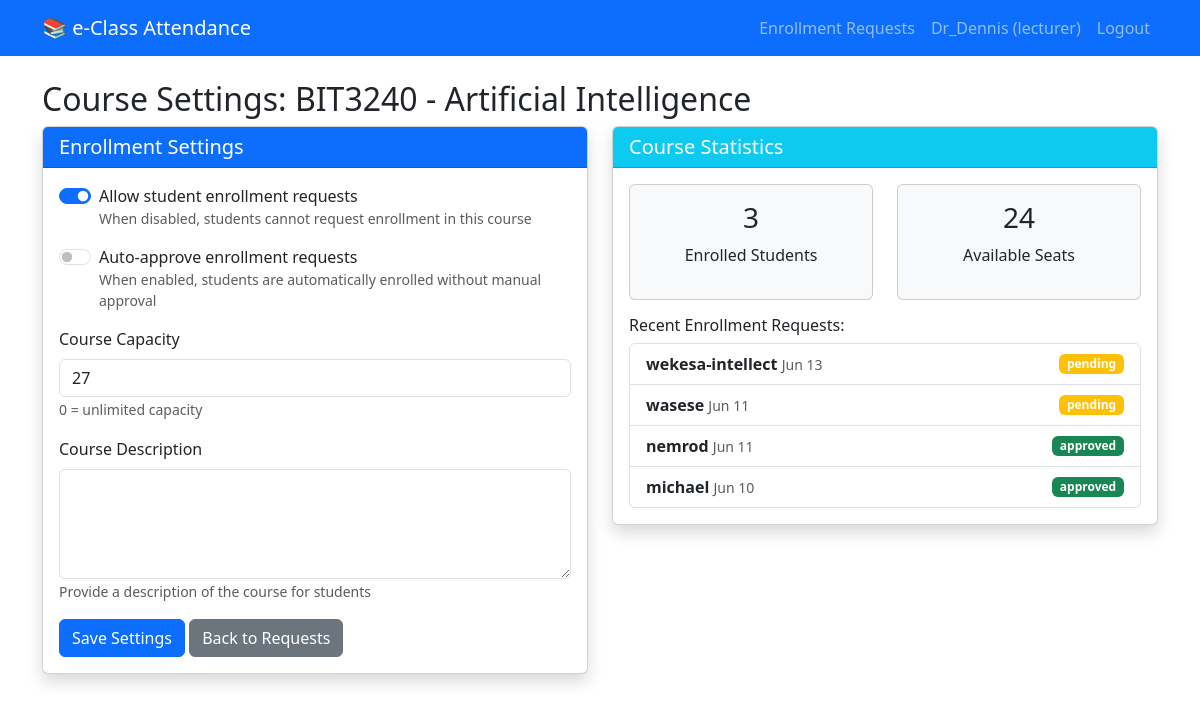
The page /course/2/settings/ (signed in) on the database its author committed.
### attendance/models.py (models this page shows, shortened)
class User(AbstractUser):
    ROLE_CHOICES = (
        ('student', 'Student'),
        ('lecturer', 'Lecturer'),
        ('admin', 'Faculty Admin'),
    )
    role = models.CharField(max_length=20, choices=ROLE_CHOICES, default='student')
    phone = models.CharField(max_length=15, blank=True)
    email = models.EmailField(blank=True, null=True)

class Course(models.Model):
    code = models.CharField(max_length=20, unique=True)
    name = models.CharField(max_length=100)
    lecturer = models.ForeignKey(User, on_delete=models.SET_NULL, null=True, limit_choices_to={'role': 'lecturer'})
    students = models.ManyToManyField(User, related_name='courses', limit_choices_to={'role': 'student'})
    enrollment_open = models.BooleanField(default=True)
    auto_approve = models.BooleanField(default=False)
    description = models.TextField(blank=True)
    capacity = models.PositiveIntegerField(default=0)
    prerequisites = models.ManyToManyField('self', symmetrical=False, blank=True)
    @property
    def available_seats(self):
        if self.capacity == 0:
            return 999
        return max(0, self.capacity - self.students.count())

class EnrollmentRequest(models.Model):
    STATUS_CHOICES = (
        ('pending', 'Pending'),
        ('approved', 'Approved'),
        ('rejected', 'Rejected'),
    )
    student = models.ForeignKey(User, on_delete=models.CASCADE, limit_choices_to={'role': 'student'}, related_name='enrollment_requests')
    course = models.ForeignKey(Course, on_delete=models.CASCADE, related_name='enrollment_requests')
    status = models.CharField(max_length=20, choices=STATUS_CHOICES, default='pending')
    requested_at = models.DateTimeField(auto_now_add=True)
    processed_at = models.DateTimeField(null=True, blank=True)
    processed_by = models.ForeignKey(User, on_delete=models.SET_NULL, null=True, blank=True, related_name='processed_enrollments')
    notes = models.TextField(blank=True)
    class Meta:
        unique_together = ('student', 'course')
        ordering = ['-requested_at']

### attendance/views.py (the view, shortened to what this page needs)
# urls.py: path('course/<int:course_id>/settings/', views.course_settings, name='course_settings'),
@login_required
def course_settings(request, course_id):
    if request.user.role != 'lecturer':
        messages.error(request, 'Access denied')
        return redirect('dashboard')
    course = get_object_or_404(Course, id=course_id, lecturer=request.user)
    context = {'course': course}
    return render(request, 'attendance/course_settings.html', context)

### attendance/templates/attendance/course_settings.html (shortened to what this page needs)
{% extends 'base.html' %}
{% block content %}
<h2>Course Settings: {{ course.code }} - {{ course.name }}</h2>
<div class="row">
    <div class="col-md-6">
        <div class="card shadow">
            <div class="card-header bg-primary text-white">
                <h5 class="mb-0">Enrollment Settings</h5>
            </div>
            <div class="card-body">
                <form method="post">
                    <div class="mb-3 form-check form-switch">
                        <input type="checkbox" class="form-check-input" id="enrollment_open"
                               name="enrollment_open" {% if course.enrollment_open %}checked{% endif %}>
                        <label class="form-check-label" for="enrollment_open">
                            Allow student enrollment requests
                        </label>
                        <small class="text-muted d-block">When disabled, students cannot request enrollment in this course</small>
                    </div>
                    <div class="mb-3 form-check form-switch">
                        <input type="checkbox" class="form-check-input" id="auto_approve"
                               name="auto_approve" {% if course.auto_approve %}checked{% endif %}>
                        <label class="form-check-label" for="auto_approve">
                            Auto-approve enrollment requests
                        </label>
                        <small class="text-muted d-block">When enabled, students are automatically enrolled without manual approval</small>
                    </div>
                    <div class="mb-3">
                        <label for="capacity" class="form-label">Course Capacity</label>
                        <input type="number" class="form-control" id="capacity" name="capacity"
                               value="{{ course.capacity }}" min="0">
                        <small class="text-muted">0 = unlimited capacity</small>
                    </div>
                    <div class="mb-3">
                        <label for="description" class="form-label">Course Description</label>
                        <textarea class="form-control" id="description" name="description" rows="4">{{ course.description }}</textarea>
                        <small class="text-muted">Provide a description of the course for students</small>
                    </div>
                    <button type="submit" class="btn btn-primary">
                         Save Settings
                    </button>
                    <a href="{% url 'manage_enrollments' %}" class="btn btn-secondary">
                         Back to Requests
                    </a>
                </form>
            </div>
        </div>
    </div>
    <div class="col-md-6">
        <div class="card shadow">
            <div class="card-header bg-info text-white">
                <h5 class="mb-0">Course Statistics</h5>
            </div>
            <div class="card-body">
                <div class="row text-center">
                    <div class="col-md-6">
                        <div class="card bg-light mb-3">
                            <div class="card-body">
                                <h3>{{ course.students.count }}</h3>
                                <p>Enrolled Students</p>
                            </div>
                        </div>
                    </div>
                    <div class="col-md-6">
                        <div class="card bg-light mb-3">
                            <div class="card-body">
                                <h3>{% if course.capacity > 0 %}{{ course.available_seats }}{% else %}∞{% endif %}</h3>
                                <p>Available Seats</p>
                            </div>
                        </div>
                    </div>
                </div>
                <h6>Recent Enrollment Requests:</h6>
                <div class="list-group">
                    {% for req in course.enrollment_requests.all|slice:":5" %}
                    <div class="list-group-item">
                        <div class="d-flex justify-content-between align-items-center">
                            <div>
                                <strong>{{ req.student.username }}</strong>
                                <small class="text-muted">{{ req.requested_at|date:"M d" }}</small>
                            </div>
                            <span class="badge {% if req.status == 'pending' %}bg-warning{% elif req.status == 'approved' %}bg-success{% else %}bg-danger{% endif %}">
                                {{ req.status }}
                            </span>
                        </div>
                    </div>
                    {% empty %}
                    <p class="text-muted">No enrollment requests yet</p>
                    {% endfor %}
                </div>
            </div>
        </div>
    </div>
</div>
{% endblock %}

### templates/base.html (shortened to what this page needs)
<!DOCTYPE html>
<html>
<head>
    <link href="https://cdn.jsdelivr.net/npm/bootstrap@5.3.0/dist/css/bootstrap.min.css" rel="stylesheet">
    {% load static %}
    <link rel="stylesheet" href="{% static 'css/admin.css' %}">
</head>
<body>
<nav class="navbar navbar-expand-lg navbar-dark bg-primary">
    <div class="container">
        <a class="navbar-brand" href="{% url 'dashboard' %}">📚 e-Class Attendance</a>
        <div class="collapse navbar-collapse" id="navbarNav">
            <ul class="navbar-nav ms-auto">
                {% if user.is_authenticated %}
                    {% if user.role == 'student' %}
                    <li class="nav-item">
                        <a class="nav-link" href="{% url 'browse_courses' %}">
                            <i class="fas fa-book"></i> Browse Courses
                        </a>
                    </li>
                    <li class="nav-item">
                        <a class="nav-link" href="{% url 'my_courses' %}">
                            <i class="fas fa-graduation-cap"></i> My Courses
                        </a>
                    </li>
                    {% elif user.role == 'lecturer' %}
                    <li class="nav-item">
                        <a class="nav-link" href="{% url 'manage_enrollments' %}">
                             Enrollment Requests
                        </a>
                    </li>
                    {% elif user.role == 'admin' %}
                    <li class="nav-item">
                        <a class="nav-link" href="{% url 'all_enrollments' %}">
                            <i class="fas fa-chart-line"></i> All Enrollments
                        </a>
                    </li>
                    {% endif %}
                    <li class="nav-item">
                        {% with role_label=user.role %}
                            <span class="nav-link">{{ user.username }} ({{ role_label }})</span>
                        {% endwith %}
                    </li>
                    <li class="nav-item">
                        <a class="nav-link" href="{% url 'logout' %}">
                             Logout
                        </a>
                    </li>
                {% endif %}
            </ul>
        </div>
    </div>
</nav>
<div class="container mt-4">
    {% block content %}{% endblock %}
</div>
</body>
</html>

### rows shown on the page
User: username "Dr_Dennis", role "lecturer"
Course: code "BIT3240", name "Artificial Intelligence", enrollment_open "☑", capacity "27", students.count "3", available_seats "24"
EnrollmentRequest: student.username "wekesa-intellect", requested_at "Jun 13", status "pending"
EnrollmentRequest: student.username "wasese", requested_at "Jun 11", status "pending"
EnrollmentRequest: student.username "nemrod", requested_at "Jun 11", status "approved"
EnrollmentRequest: student.username "michael", requested_at "Jun 10", status "approved"
